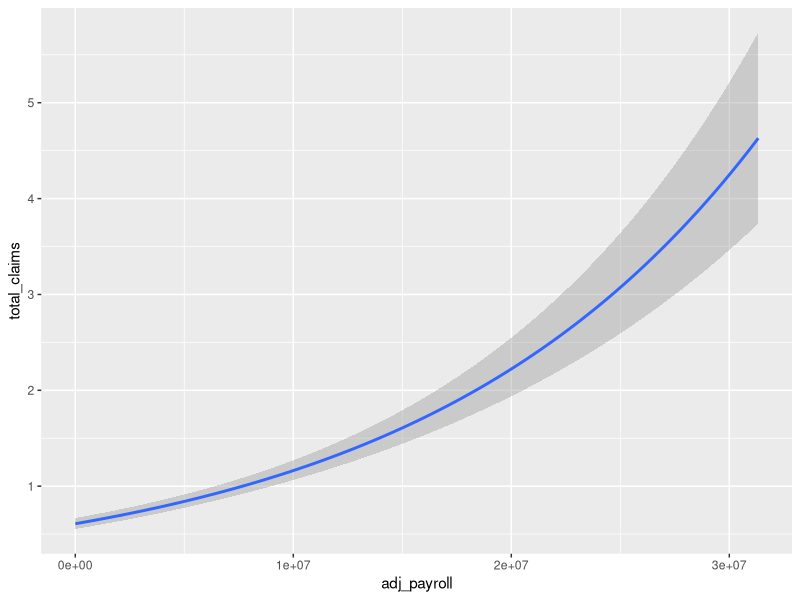
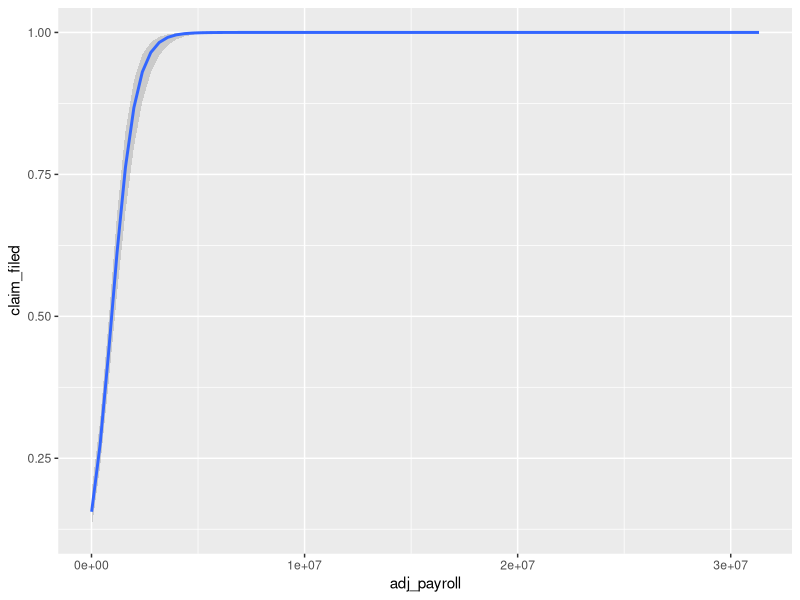
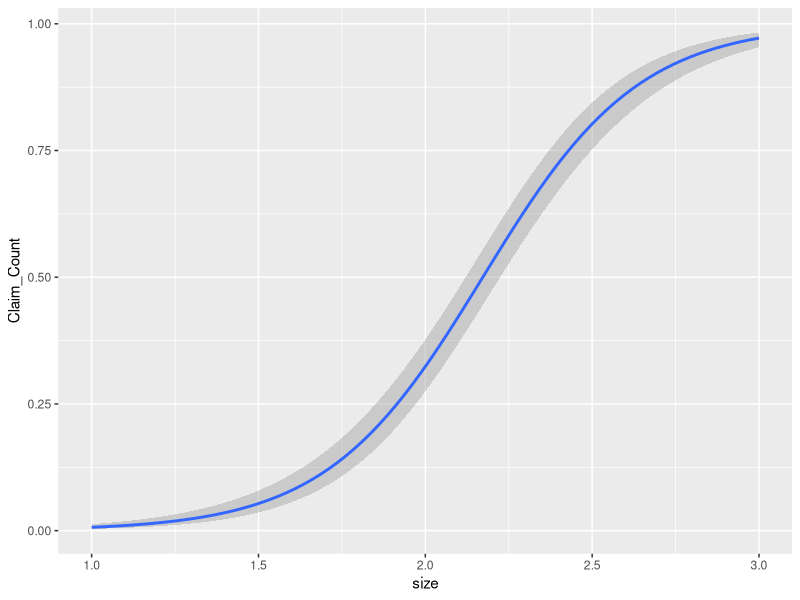
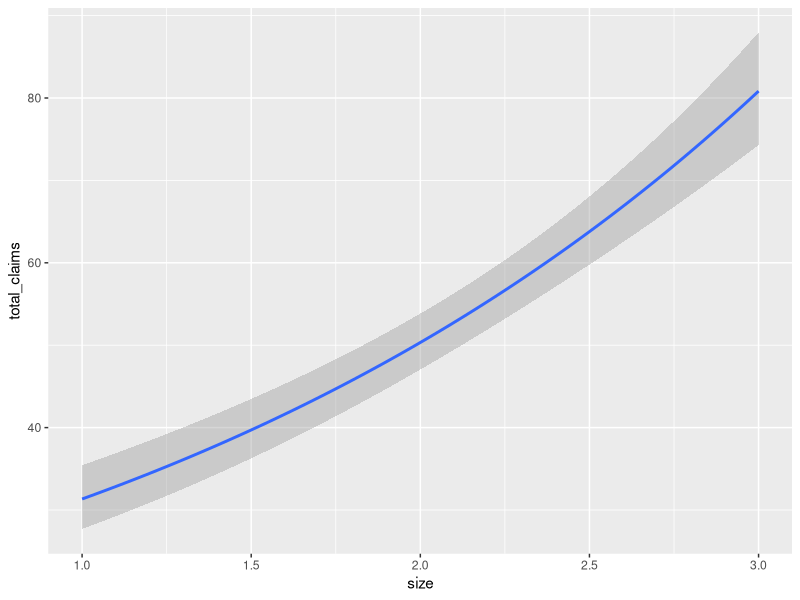
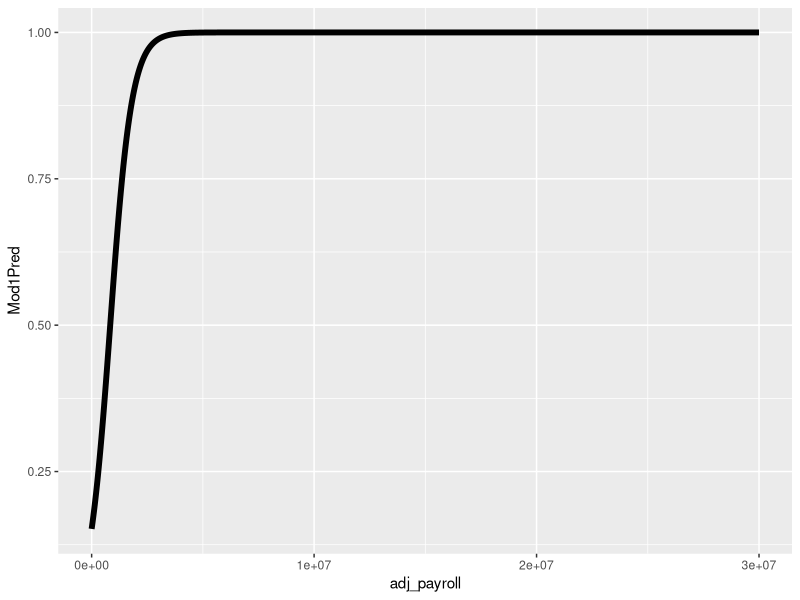
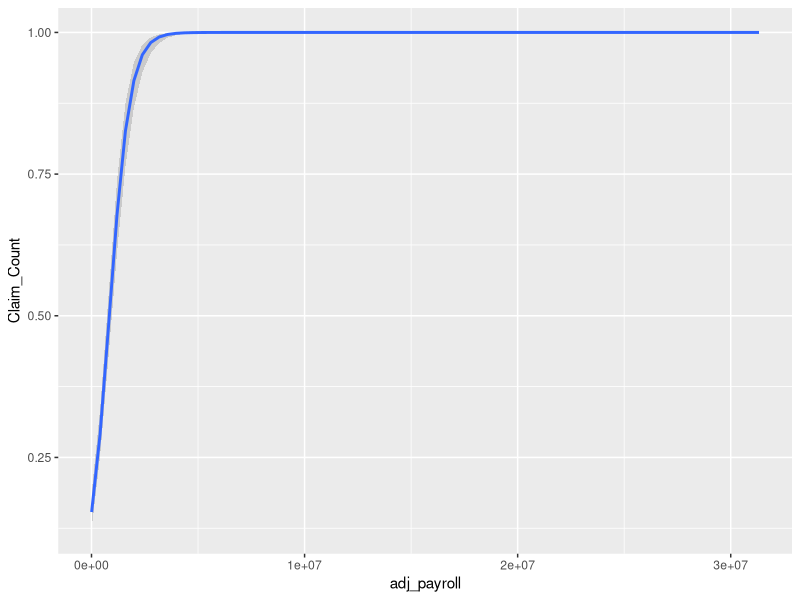
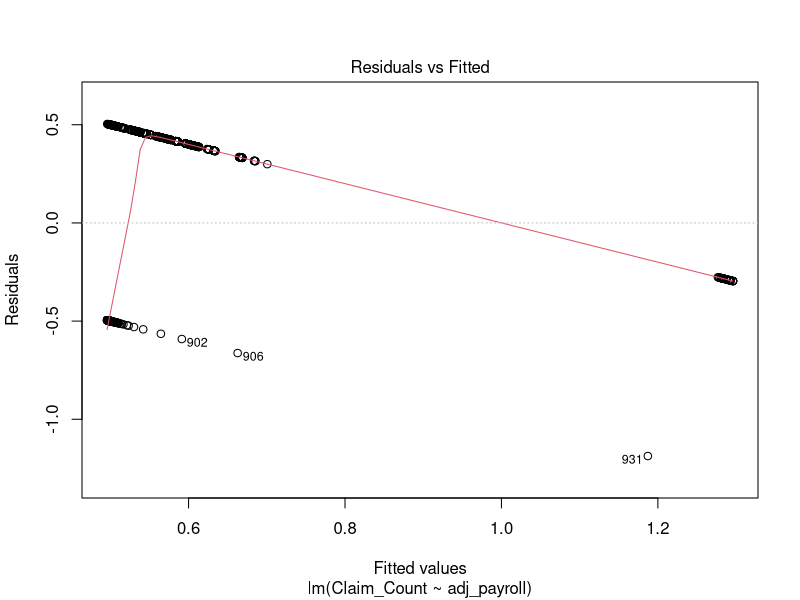

Recreate these plots in R, in order. (Note: this script raises an error after producing the figures.)
## ---- chunk 1
knitr::opts_chunk$set(echo = TRUE)
## ---- chunk 2
library(readr)
library(tidyr)
library(dplyr)
library(ggplot2)
library(car)
wc <- read_csv("../data/craftbeer_wc.csv")


policy_years <- wc %>% 
  group_by(Policy_Dim_Key, year) %>% 
  summarize(total_claims = n()) %>% 
  ungroup() %>% 
  group_by(Policy_Dim_Key) %>% 
  summarize(years_with_policy = n()) %>% 
  ungroup()


wc2 <- wc %>% 
  group_by(Policy_Dim_Key, adj_payroll) %>% 
  summarize(total_claims = sum(Claim_Count)) %>% 
  mutate(claim_filed = ifelse(total_claims == 0, 0, 1)) %>% 
  ungroup() %>% 
  full_join(policy_years)
## ---- chunk 3
CountModel1 <- glm(total_claims ~ adj_payroll + Policy_Dim_Key + adj_payroll*Policy_Dim_Key, 
                   family = poisson(link = "log"), data = wc2)

summary(CountModel1)

ggplot(data = wc2, aes(x = adj_payroll, y = total_claims)) +
  geom_smooth(method = "glm",
              method.args = list(family = poisson))

CountModel2 <- glm(claim_filed ~ adj_payroll,
                   family = binomial, data = wc2)

summary(CountModel2)
Anova(CountModel2)
ggplot(data = wc2, aes(x = adj_payroll, y = claim_filed)) +
  geom_smooth(method = "glm",
              method.args = list(family = binomial))
## ---- chunk 4
## Separating into different 'groups' for size of brewery
myfun <- function(x) {
  if(x < 10000)
    size = 1
  else if(x >= 10000 && x < 500000)
    size = 2
  else if(x >= 500000)
    size = 3
}

summary(wc$adj_payroll)

wc3 <- wc %>% 
  mutate(size = ifelse(adj_payroll < 100000, 1, 
                       ifelse(adj_payroll < 1000000, 2, 3))) 

ggplot(data = wc3, aes(x = size, y = Claim_Count)) +
  geom_smooth(method = "glm",
              method.args = list(family = binomial))


wc4 <- wc3 %>% 
  group_by(size, year) %>% 
  summarize(total_claims = n())

ggplot(data = wc4, aes(x = size, y = total_claims)) +
  geom_smooth(method = "glm",
              method.args = list(family = poisson))


## ---- chunk 5
# Trying out some other models using the original dataset.
Model1 <- glm(Claim_Count ~ adj_payroll, family = binomial, data = wc)
summary(Model1)
Anova(Model1)

Model2 <- glm(Claim_Count ~ adj_payroll + Policy_Dim_Key + 
                adj_payroll*Policy_Dim_Key, family = binomial, data = wc)

# Creating a TempData set to plot Model1
TempData <- data.frame(adj_payroll = seq(from = 0, to = 30000000, by = 20000))
TempData$Mod1Pred <- predict(Model1, newdata = TempData, type = "response")
ggplot(data = TempData, aes(x = adj_payroll, y = Mod1Pred)) +
  geom_line(lwd = 2)

ggplot(data = wc, aes(x = adj_payroll, y = Claim_Count)) +
  geom_smooth(method = "glm",
              method.args = list(family = binomial))
## ---- chunk 6

# Trying out a bunch of different models to see what they look like.
model1 <- lm(Claim_Count ~ adj_payroll, data = wc)
plot(model1, which = 1)

model2 <- glm(Claim_Count ~ adj_payroll, family = poisson(link = "log"), 
              data = wc3)

model3 <- glm(total ~ adj_payroll, family = poisson(link = "log"), 
              data = wc4)

library(car)
summary(model2)
Anova(model2)
plot(residuals(model3, type = "pearson") ~ fitted(model3))
